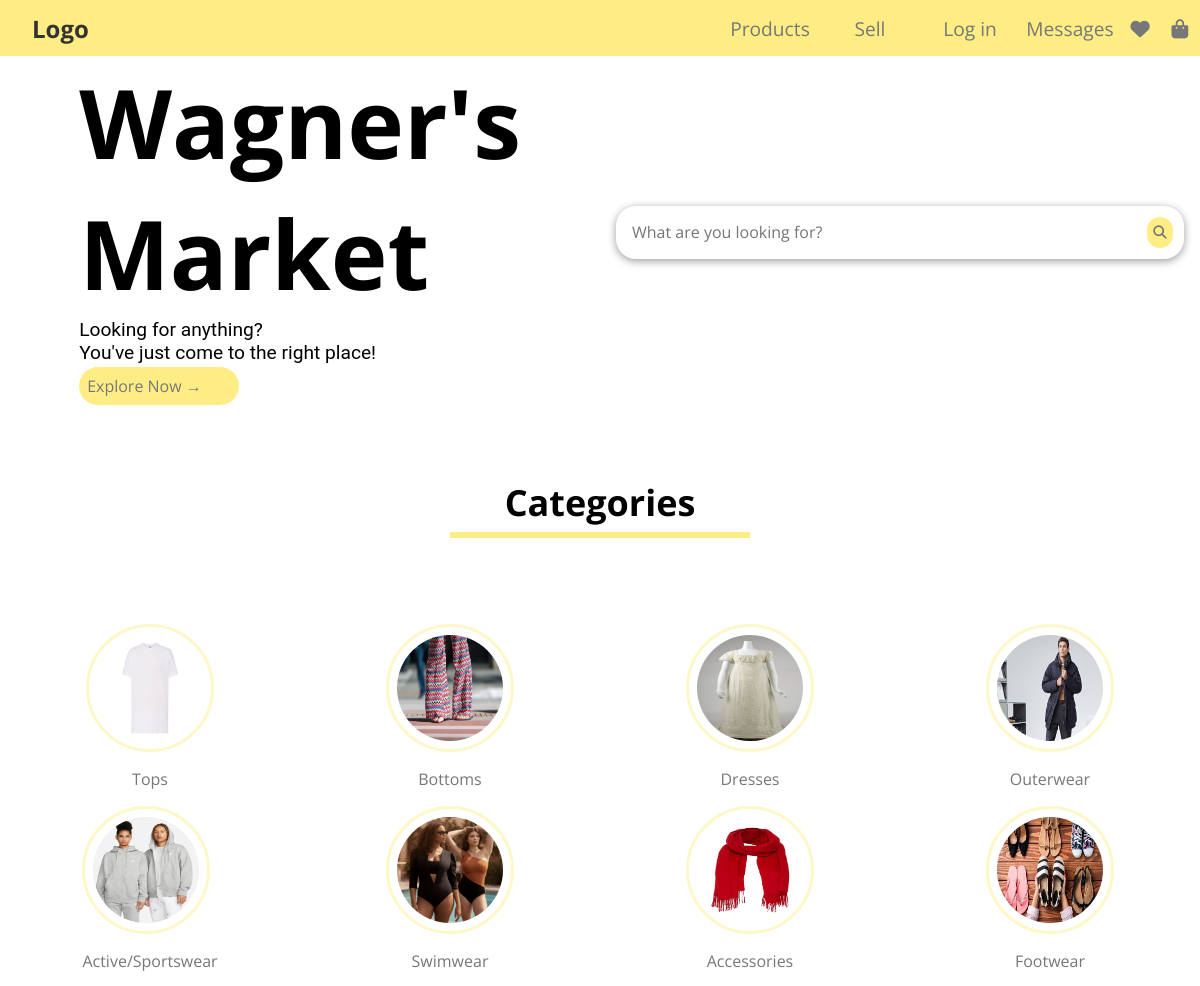
Before: /pages (upper part) with the older database file.
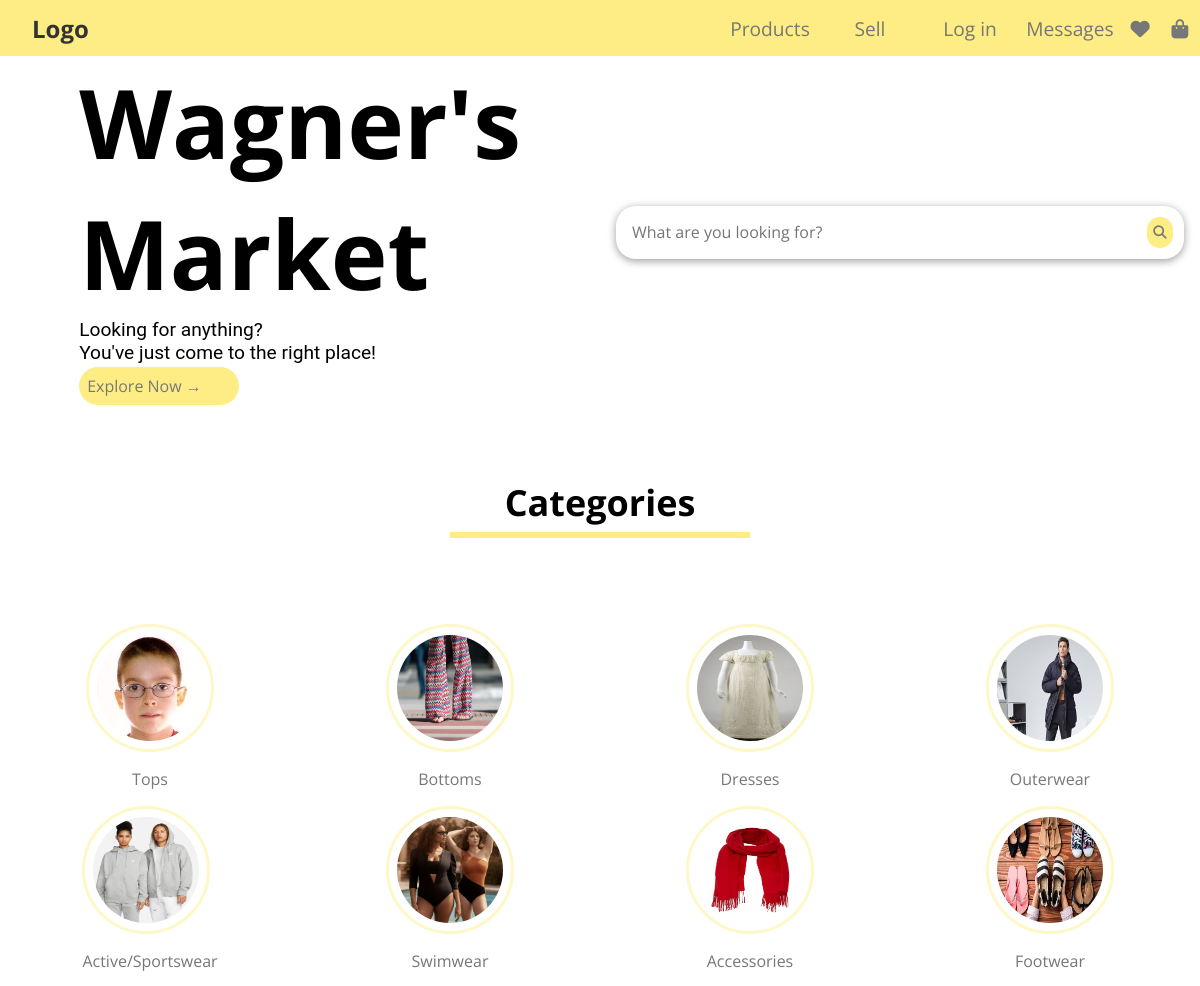
After: the same page with the newer database file.
### tables this page shows
CREATE TABLE CATEGORY (
    CategoryName TEXT NOT NULL,
    CategoryImage TEXT NOT NULL,
    CONSTRAINT Pk_CategoryName PRIMARY KEY (CategoryName)
);

### public/pages/index.php (called while the page is built, shortened)
<?php
require_once(__DIR__ . '/../../private/database/connection.db.php');
require_once(__DIR__ . '/../../private/database/category.class.php');
require_once(__DIR__ . '/../../private/templates/common.tpl.php');
require_once(__DIR__ . '/../../private/templates/category.tpl.php');
require_once(__DIR__ . '/../../private/templates/home.tpl.php');
$db = getDatabaseConnection();
$categories = Category::getCategories($db);
drawCategories($categories, false);
?>

### private/database/category.class.php (called while the page is built, shortened)
<?php
class Category
{
    public function __construct(string $categoryName, string $categoryImage)
    {
        $this->categoryName = $categoryName;
        $this->categoryImage = $categoryImage;
    }
    static function getCategories(PDO $db): array
    {
        $stmt = $db->prepare('SELECT CategoryName, CategoryImage FROM CATEGORY');
        $stmt->execute(array());
        $categories = array();
        while ($category = $stmt->fetch()) {
            $categories[] = new Category(
                $category['CategoryName'],
                $category['CategoryImage']
            );
        }
        return $categories;
    }
}
?>

### private/templates/category.tpl.php (shortened to what this page needs)
<?php function drawCategories(array $categories, bool $admin)
{ ?>
    <ul class="category-list">
        <?php foreach ($categories as $category) { ?>
            <li class="category-item">
                <a href="../../public/pages/search.php?category=<?= $category->categoryName ?>">
                    <img src="<?= $category->categoryImage ?>" alt="<?= $category->categoryName ?>">
                    <span><?= $category->categoryName ?></span>
                </a>
            </li>
        <?php }
        if ($admin) { ?>
    </ul>
    <?php }
} ?>

Changed rows visible on the page:
changed category "Tops": CategoryImage: a different picture
